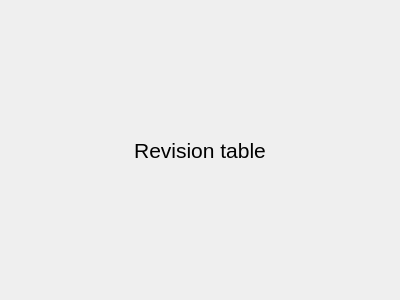
<?xml version="1.0" encoding="UTF-8"?>
<ui version="4.0">
 <class>RevisionTable</class>
 <widget class="QWidget" name="RevisionTable">
  <property name="geometry">
   <rect>
    <x>0</x>
    <y>0</y>
    <width>400</width>
    <height>300</height>
   </rect>
  </property>
  <property name="windowTitle">
   <string>Revision Table</string>
  </property>
  <layout class="QVBoxLayout" name="verticalLayout">
   <item>
    <widget class="QLabel" name="label">
     <property name="font">
      <font>
       <pointsize>16</pointsize>
      </font>
     </property>
     <property name="text">
      <string>Revision table</string>
     </property>
     <property name="alignment">
      <set>Qt::AlignCenter</set>
     </property>
    </widget>
   </item>
  </layout>
 </widget>
 <resources/>
 <connections/>
</ui>
